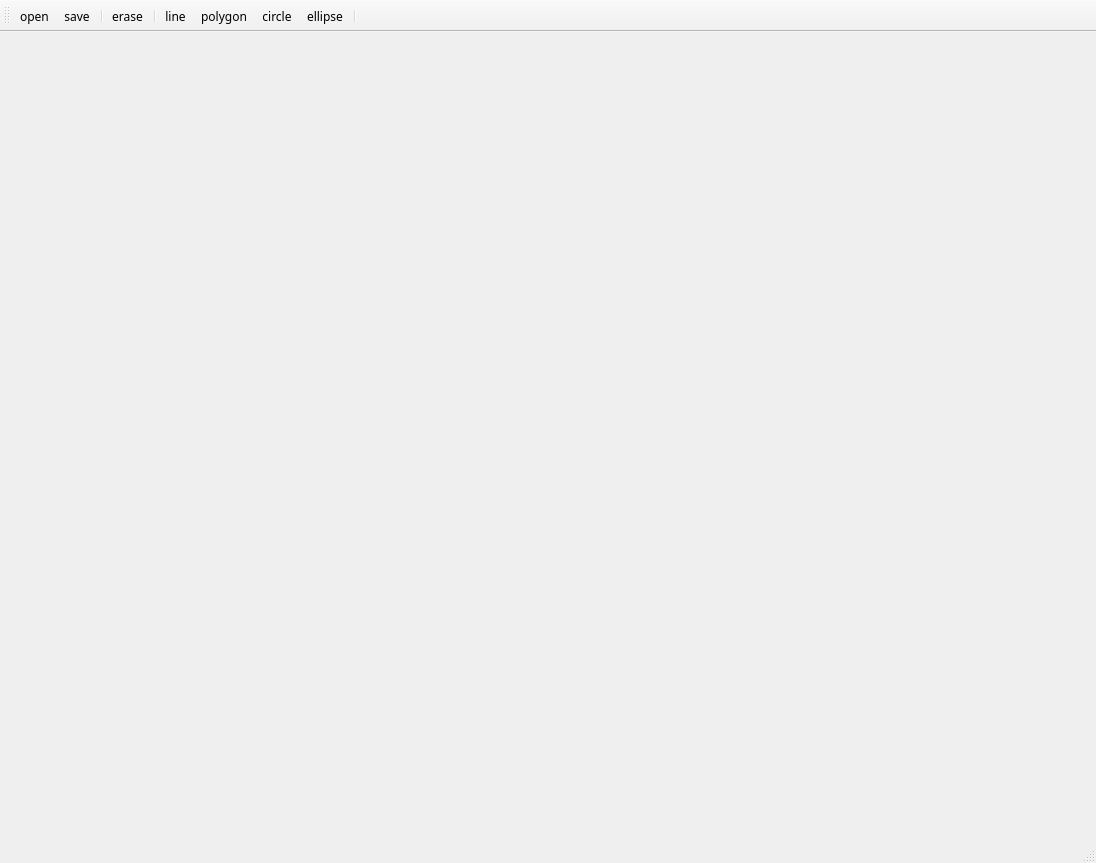
<?xml version="1.0" encoding="UTF-8"?>
<ui version="4.0">
 <class>GraphicsEditor</class>
 <widget class="QMainWindow" name="GraphicsEditor">
  <property name="windowModality">
   <enum>Qt::NonModal</enum>
  </property>
  <property name="enabled">
   <bool>true</bool>
  </property>
  <property name="geometry">
   <rect>
    <x>0</x>
    <y>0</y>
    <width>1096</width>
    <height>863</height>
   </rect>
  </property>
  <property name="font">
   <font>
    <family>黑体</family>
    <weight>50</weight>
    <bold>false</bold>
   </font>
  </property>
  <property name="windowTitle">
   <string>GraphicsEditor</string>
  </property>
  <property name="windowIcon">
   <iconset resource="GraphicsEditor.qrc">
    <normaloff>:/GraphicsEditor/windowIcon</normaloff>:/GraphicsEditor/windowIcon</iconset>
  </property>
  <property name="layoutDirection">
   <enum>Qt::LeftToRight</enum>
  </property>
  <property name="autoFillBackground">
   <bool>false</bool>
  </property>
  <property name="toolButtonStyle">
   <enum>Qt::ToolButtonTextUnderIcon</enum>
  </property>
  <property name="animated">
   <bool>true</bool>
  </property>
  <property name="documentMode">
   <bool>false</bool>
  </property>
  <property name="dockNestingEnabled">
   <bool>false</bool>
  </property>
  <widget class="QWidget" name="centralWidget">
   <layout class="QGridLayout" name="gridLayout">
    <item row="0" column="0">
     <widget class="PaintArea" name="paintArea" native="true"/>
    </item>
   </layout>
  </widget>
  <widget class="QToolBar" name="mainToolBar">
   <property name="enabled">
    <bool>true</bool>
   </property>
   <property name="contextMenuPolicy">
    <enum>Qt::DefaultContextMenu</enum>
   </property>
   <property name="orientation">
    <enum>Qt::Horizontal</enum>
   </property>
   <attribute name="toolBarArea">
    <enum>TopToolBarArea</enum>
   </attribute>
   <attribute name="toolBarBreak">
    <bool>false</bool>
   </attribute>
   <addaction name="openAction"/>
   <addaction name="saveAction"/>
   <addaction name="separator"/>
   <addaction name="eraseAction"/>
   <addaction name="separator"/>
   <addaction name="lineAction"/>
   <addaction name="polygonAction"/>
   <addaction name="circleAction"/>
   <addaction name="ellipseAction"/>
   <addaction name="separator"/>
  </widget>
  <widget class="QStatusBar" name="statusBar"/>
  <action name="openAction">
   <property name="enabled">
    <bool>true</bool>
   </property>
   <property name="icon">
    <iconset resource="GraphicsEditor.qrc">
     <normaloff>:/GraphicsEditor/open</normaloff>:/GraphicsEditor/open</iconset>
   </property>
   <property name="text">
    <string>open</string>
   </property>
   <property name="statusTip">
    <string>打开</string>
   </property>
   <property name="shortcut">
    <string>Ctrl+O</string>
   </property>
  </action>
  <action name="saveAction">
   <property name="enabled">
    <bool>true</bool>
   </property>
   <property name="icon">
    <iconset resource="GraphicsEditor.qrc">
     <normaloff>:/GraphicsEditor/save</normaloff>:/GraphicsEditor/save</iconset>
   </property>
   <property name="text">
    <string>save</string>
   </property>
   <property name="statusTip">
    <string>保存</string>
   </property>
   <property name="shortcut">
    <string>Ctrl+S</string>
   </property>
  </action>
  <action name="lineAction">
   <property name="checkable">
    <bool>true</bool>
   </property>
   <property name="checked">
    <bool>false</bool>
   </property>
   <property name="enabled">
    <bool>true</bool>
   </property>
   <property name="icon">
    <iconset resource="GraphicsEditor.qrc">
     <normaloff>:/GraphicsEditor/line</normaloff>:/GraphicsEditor/line</iconset>
   </property>
   <property name="text">
    <string>line</string>
   </property>
   <property name="statusTip">
    <string>直线</string>
   </property>
   <property name="shortcutContext">
    <enum>Qt::WindowShortcut</enum>
   </property>
   <property name="autoRepeat">
    <bool>true</bool>
   </property>
   <property name="visible">
    <bool>true</bool>
   </property>
   <property name="shortcutVisibleInContextMenu">
    <bool>false</bool>
   </property>
  </action>
  <action name="polygonAction">
   <property name="checkable">
    <bool>true</bool>
   </property>
   <property name="enabled">
    <bool>true</bool>
   </property>
   <property name="icon">
    <iconset resource="GraphicsEditor.qrc">
     <normaloff>:/GraphicsEditor/polygon</normaloff>:/GraphicsEditor/polygon</iconset>
   </property>
   <property name="text">
    <string>polygon</string>
   </property>
   <property name="statusTip">
    <string>多边形</string>
   </property>
  </action>
  <action name="circleAction">
   <property name="checkable">
    <bool>true</bool>
   </property>
   <property name="enabled">
    <bool>true</bool>
   </property>
   <property name="icon">
    <iconset resource="GraphicsEditor.qrc">
     <normaloff>:/GraphicsEditor/round</normaloff>:/GraphicsEditor/round</iconset>
   </property>
   <property name="text">
    <string>circle</string>
   </property>
   <property name="statusTip">
    <string>圆</string>
   </property>
  </action>
  <action name="ellipseAction">
   <property name="checkable">
    <bool>true</bool>
   </property>
   <property name="enabled">
    <bool>true</bool>
   </property>
   <property name="icon">
    <iconset resource="GraphicsEditor.qrc">
     <normaloff>:/GraphicsEditor/ellipse</normaloff>:/GraphicsEditor/ellipse</iconset>
   </property>
   <property name="text">
    <string>ellipse</string>
   </property>
   <property name="statusTip">
    <string>椭圆</string>
   </property>
  </action>
  <action name="eraseAction">
   <property name="checkable">
    <bool>true</bool>
   </property>
   <property name="checked">
    <bool>false</bool>
   </property>
   <property name="enabled">
    <bool>true</bool>
   </property>
   <property name="icon">
    <iconset resource="GraphicsEditor.qrc">
     <normaloff>:/GraphicsEditor/erase</normaloff>:/GraphicsEditor/erase</iconset>
   </property>
   <property name="text">
    <string>erase</string>
   </property>
   <property name="toolTip">
    <string>橡皮擦</string>
   </property>
   <property name="statusTip">
    <string>擦除</string>
   </property>
  </action>
 </widget>
 <layoutdefault spacing="6" margin="11"/>
 <customwidgets>
  <customwidget>
   <class>PaintArea</class>
   <extends>QWidget</extends>
   <header location="global">paintarea.h</header>
   <container>1</container>
  </customwidget>
 </customwidgets>
 <resources>
  <include location="GraphicsEditor.qrc"/>
 </resources>
 <connections>
  <connection>
   <sender>lineAction</sender>
   <signal>toggled(bool)</signal>
   <receiver>GraphicsEditor</receiver>
   <slot>selectLineShape()</slot>
   <hints>
    <hint type="sourcelabel">
     <x>-1</x>
     <y>-1</y>
    </hint>
    <hint type="destinationlabel">
     <x>547</x>
     <y>431</y>
    </hint>
   </hints>
  </connection>
  <connection>
   <sender>ellipseAction</sender>
   <signal>toggled(bool)</signal>
   <receiver>GraphicsEditor</receiver>
   <slot>selectEllipseShape()</slot>
   <hints>
    <hint type="sourcelabel">
     <x>-1</x>
     <y>-1</y>
    </hint>
    <hint type="destinationlabel">
     <x>362</x>
     <y>66</y>
    </hint>
   </hints>
  </connection>
  <connection>
   <sender>polygonAction</sender>
   <signal>toggled(bool)</signal>
   <receiver>GraphicsEditor</receiver>
   <slot>selectPolygonShape()</slot>
   <hints>
    <hint type="sourcelabel">
     <x>-1</x>
     <y>-1</y>
    </hint>
    <hint type="destinationlabel">
     <x>329</x>
     <y>62</y>
    </hint>
   </hints>
  </connection>
  <connection>
   <sender>circleAction</sender>
   <signal>toggled(bool)</signal>
   <receiver>GraphicsEditor</receiver>
   <slot>selectRoundShape()</slot>
   <hints>
    <hint type="sourcelabel">
     <x>-1</x>
     <y>-1</y>
    </hint>
    <hint type="destinationlabel">
     <x>281</x>
     <y>65</y>
    </hint>
   </hints>
  </connection>
  <connection>
   <sender>eraseAction</sender>
   <signal>toggled(bool)</signal>
   <receiver>GraphicsEditor</receiver>
   <slot>selectEraseShape()</slot>
   <hints>
    <hint type="sourcelabel">
     <x>-1</x>
     <y>-1</y>
    </hint>
    <hint type="destinationlabel">
     <x>213</x>
     <y>67</y>
    </hint>
   </hints>
  </connection>
  <connection>
   <sender>paintArea</sender>
   <signal>windowTitleChanged(QString)</signal>
   <receiver>GraphicsEditor</receiver>
   <slot>setWinTitle()</slot>
   <hints>
    <hint type="sourcelabel">
     <x>574</x>
     <y>136</y>
    </hint>
    <hint type="destinationlabel">
     <x>592</x>
     <y>65</y>
    </hint>
   </hints>
  </connection>
 </connections>
 <slots>
  <slot>selectLineShape()</slot>
  <slot>selectEllipseShape()</slot>
  <slot>selectRoundShape()</slot>
  <slot>selectPolygonShape()</slot>
  <slot>selectEraseShape()</slot>
  <slot>newImage()</slot>
  <slot>setWinTitle()</slot>
 </slots>
</ui>
